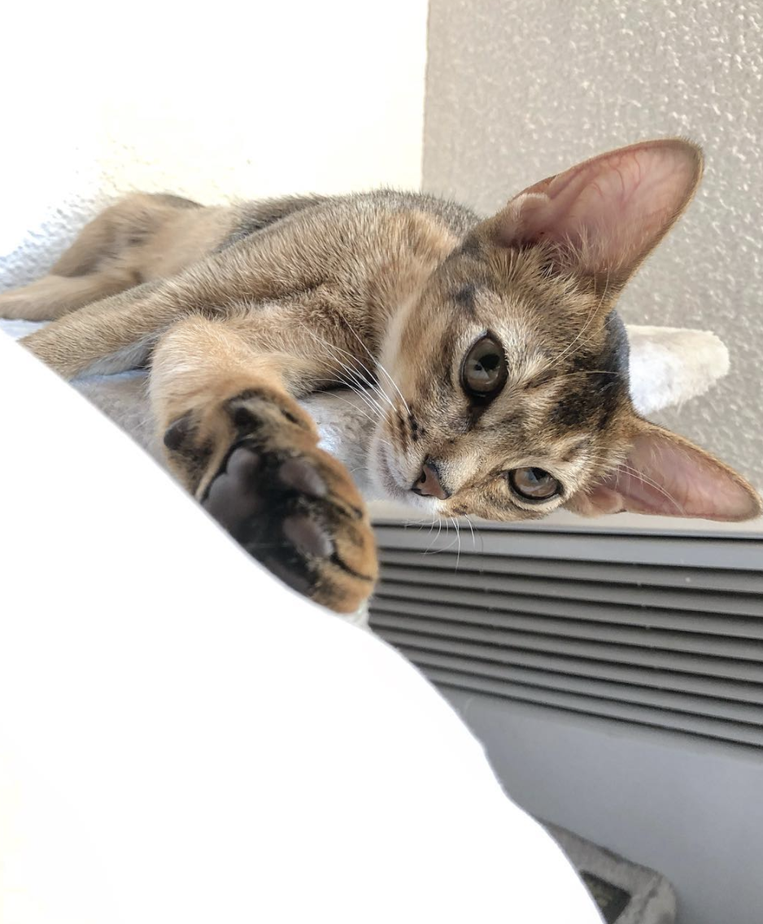
#> input picture module_and_package/transform_image/obrigada_original.png, 763 x 924 px, shrunk from 938 x 1136 before the run
$ python transform.py
#> lines starting #> are read from the running program, lines starting #| are printed output that depends on the picture
import cv2
import matplotlib.pyplot as plt

img = cv2.imread("obrigada_original.png")
#> img is the input picture: shape (924, 763, 3); mean B, G, R 181.3, 187.5, 193.7
img = cv2.cvtColor(img, cv2.COLOR_BGR2RGB)
img_gray = cv2.cvtColor(img, cv2.COLOR_BGR2GRAY)
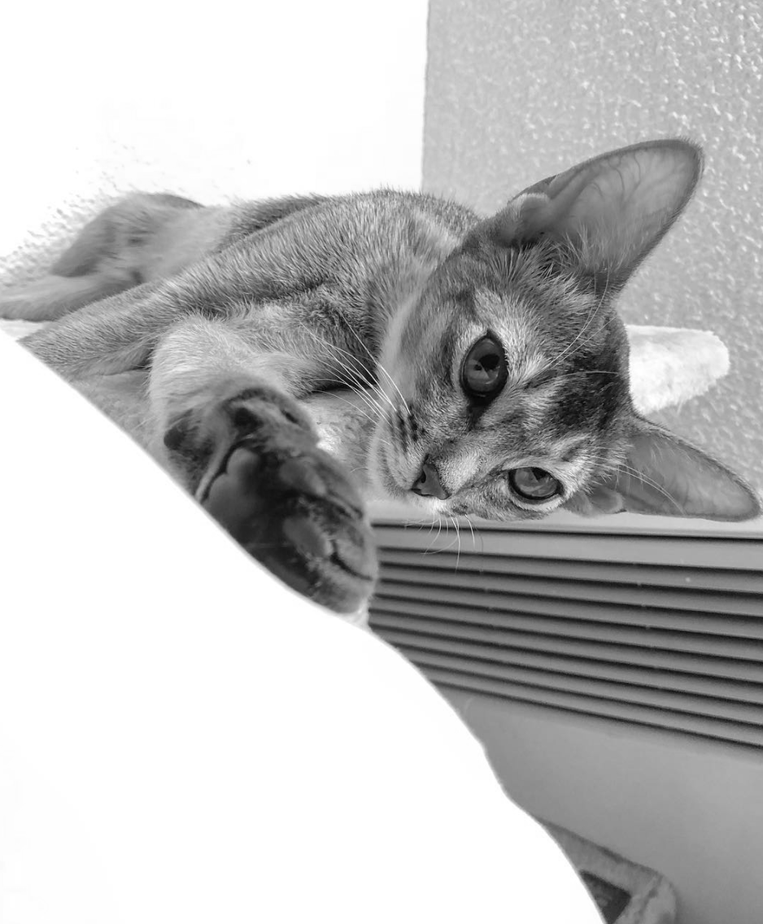
#> img_gray: shape (924, 763); min 3, max 255, mean 186.4
img_invert = cv2.bitwise_not(img_gray)
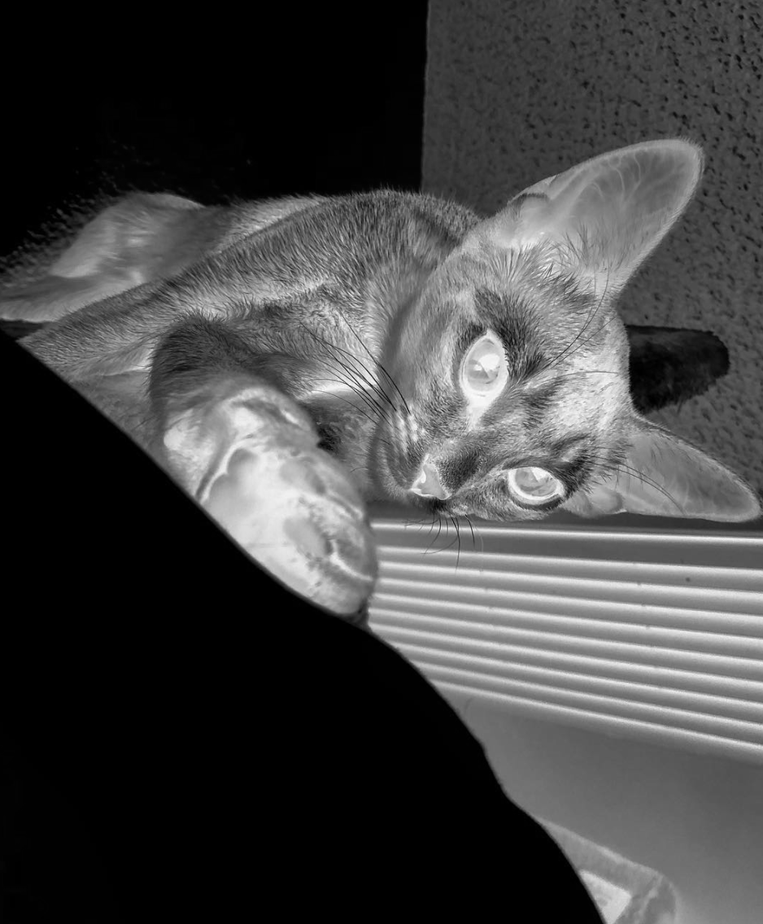
#> img_invert: shape (924, 763); min 0, max 252, mean 68.6
img_smoothing = cv2.GaussianBlur(img_invert, (21, 21), sigmaX = 0, sigmaY = 0)
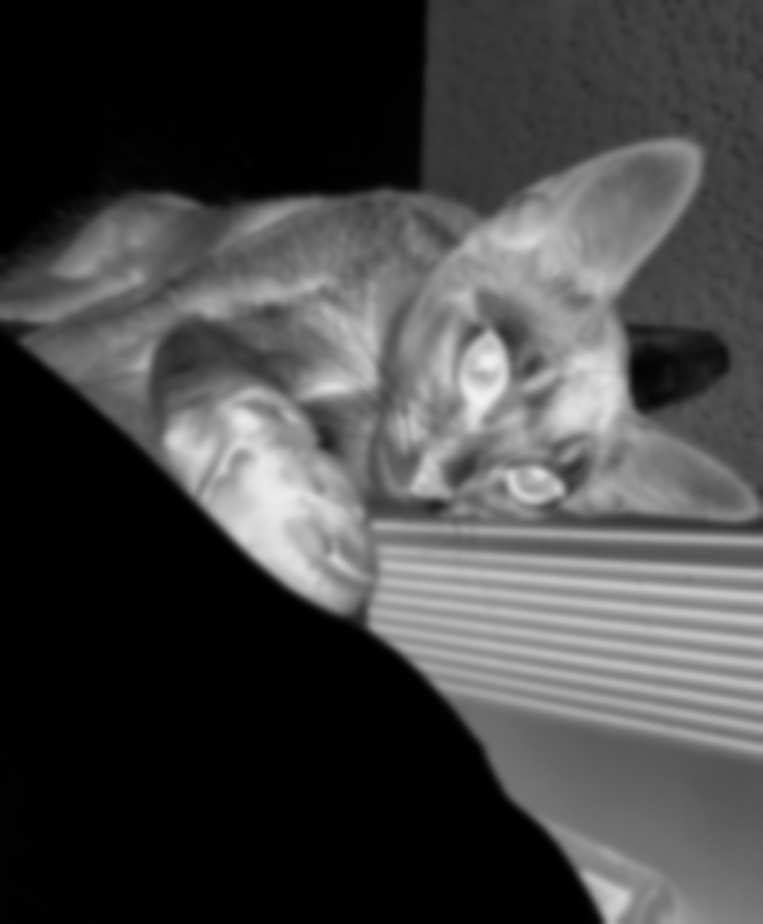
#> img_smoothing: shape (924, 763); min 0, max 242, mean 68.6

final = cv2.divide(img_gray, 255 - img_smoothing, scale=255)
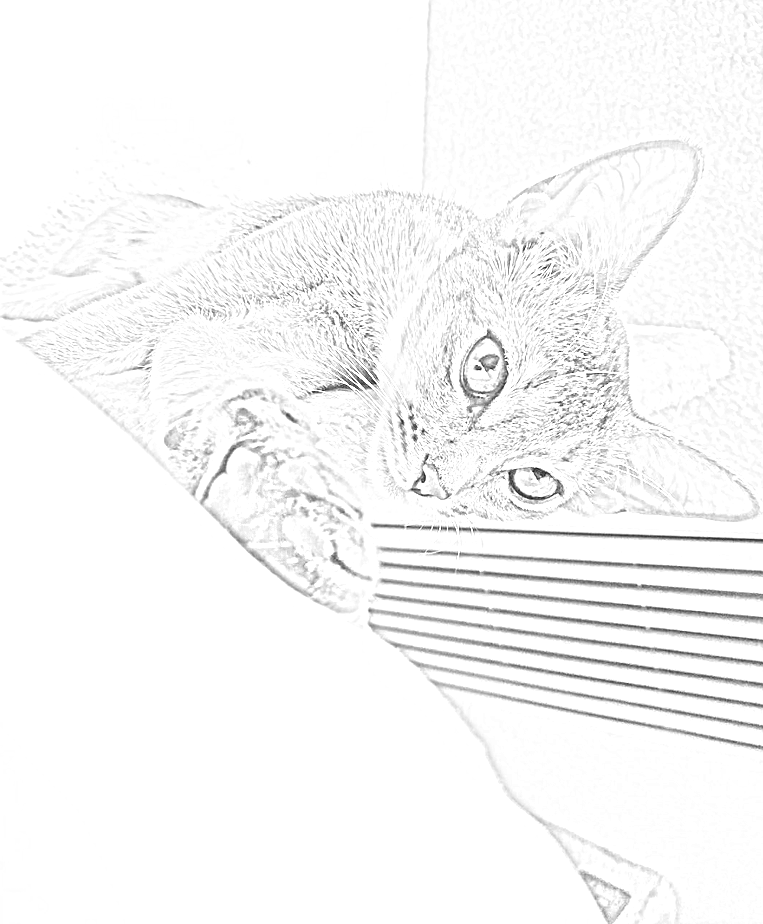
#> final: shape (924, 763); min 15, max 255, mean 247.4
plt.figure(figsize=(8, 8))
plt.imshow(final, cmap = "gray")
plt.axis("off")
plt.title("Final Sketch Image")
plt.show()
